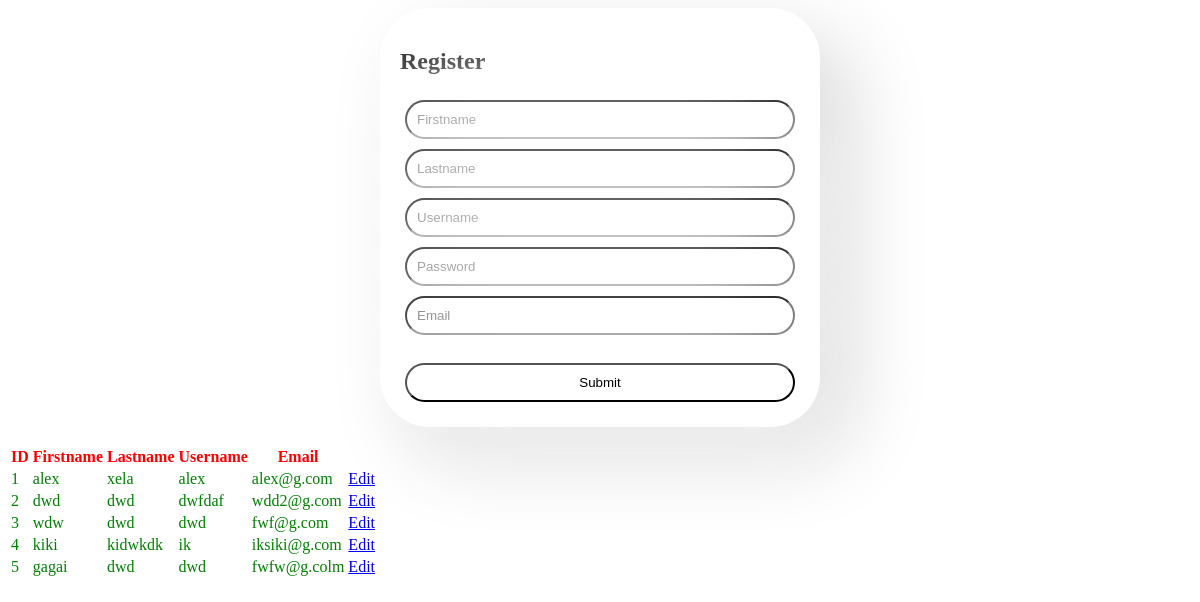
The app's page /view/index.php with its own data.
### tables this page shows
CREATE TABLE `tbl_users` (
  `userId` int(11) NOT NULL,
  `fname` varchar(30) NOT NULL,
  `lname` varchar(30) NOT NULL,
  `username` varchar(30) NOT NULL,
  `password` varchar(250) NOT NULL,
  `email` varchar(50) NOT NULL
);

### model/dbh.inc.php (called while the page is built, shortened)
<?php
class Database{
protected function db_connect(){
$this->dbhost ='localhost';
$this->dbusername='root';
$this->dbpassword='123456';
$this->dbname='lamp_stack_crud1';
$this->connection =new mysqli($this->dbhost,$this->dbusername,$this->dbpassword,$this->dbname);
return $this->connection;
}
}
?>

### controller/show.class.php (called while the page is built, shortened)
<?php
include_once '../model/dbh.inc.php';
class Select_class extends Database{
    public function show_all_users(){
        $sql = "select * from tbl_users";
        $result =mysqli_query($this->connection,$sql);
        return $result;
    }
}
?>

### view/index.php (the view, shortened to what this page needs)
<?php
include '../controller/show.class.php';
$conn = new Select_class();
$read = $conn->show_all_users();
?>
<!Doctype html>
<html>
<head>
</head>
<body>
	<div class="page-container">
		<div class="form-wrapper">
			<form method="post" action="">
			<h2>Register</h2>
			<input type="text" name="fname" placeholder="Firstname"/>
			<input type="text" name="lname" placeholder="Lastname"/>
			<input type="text" name="username" placeholder="Username"/>
			<input type="password" name="password" placeholder="Password"/>
			<input type="email" name="email" placeholder="Email"/><br>
			<input type="submit" value="Submit" name="reg-btn"/>
			</form>
			</div>	<br>
			<table>
				<tr>
					<th>ID</th>
					<th>Firstname</th>
					<th>Lastname</th>
					<th>Username</th>
					<th>Email</th>
				</tr>
				<tr>
					 <?php
				foreach($read as $row){
				echo "<td>".$row['userId']."</td>";
				echo "<td>".$row['fname']."</td>";
				echo "<td>".$row['lname']."</td>";
				echo "<td>".$row['username']."</td>";
				echo "<td>".$row['email']."</td>";
				echo "<td><a href='edit.php?id=$row[userId]'>Edit</a></td>";
				?>
				</tr>
				<?php
				}
				?>
			</table>
</div>
</body>
</html>

### view/index.php (style rules this page uses)
.form-wrapper { margin:0 auto; max-width:400px; height:auto; padding:20px; border-radius: 50px; background: #ffffff; box-shadow: 30px 30px 80px #d9d9d9, -30px -30px 80px #ffffff; }
form { display:flex; flex-direction:column; width:100%; border:px solid blue; }
form input { margin:5px; padding:10px; border-radius: 50px; background: #ffffff; box-shadow: 30px 30px 80px #ffffff, -30px -30px 80px #ffffff; }
th { color:red; }
td { color:green; }

### records on screen
tbl_users: userId "1", fname "alex", lname "xela", username "alex", email "alex@g.com"
tbl_users: userId "2", fname "dwd", lname "dwd", username "dwfdaf", email "wdd2@g.com"
tbl_users: userId "3", fname "wdw", lname "dwd", username "dwd", email "fwf@g.com"
tbl_users: userId "4", fname "kiki", lname "kidwkdk", username "ik", email "iksiki@g.com"
tbl_users: userId "5", fname "gagai", lname "dwd", username "dwd", email "fwfw@g.colm"
